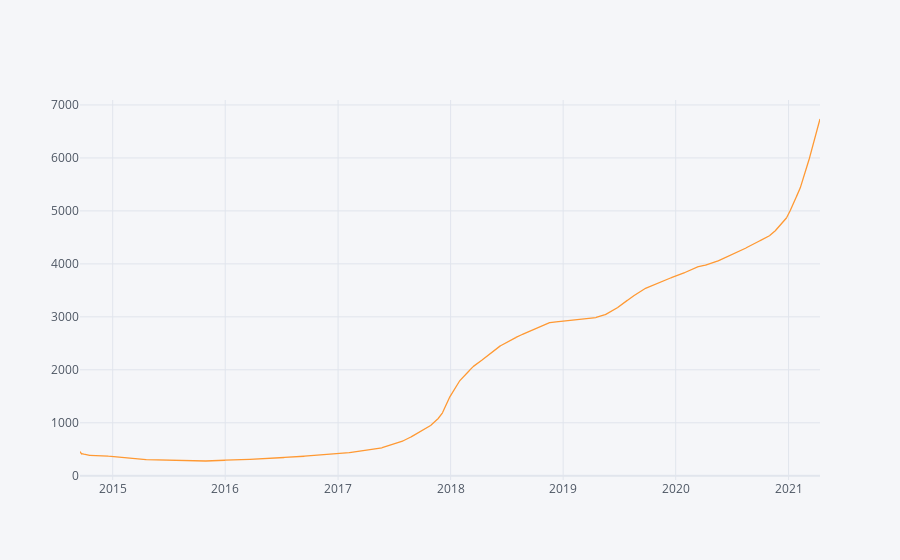

The notebook cell this image was saved under:
### Code cell
df['Close'].expanding(min_periods=1).mean().iplot()

### Figure 1 — Plotly figure (JSON) as saved in the notebook; plotly's stock layout.template omitted (floating-point values rounded to 4 significant figures; data arrays with more than 128 entries replaced by an {"elided": "..."} marker saying what was removed)
{"data": [{"line": {"color": "rgba(255, 153, 51, 1.0)", "dash": "solid", "shape": "linear", "width": 1.3}, "mode": "lines", "name": "Close", "text": "", "type": "scatter", "x": {"elided": "2401 str values"}, "y": {"elided": "2401 float values"}}], "layout": {"legend": {"bgcolor": "#F5F6F9", "font": {"color": "#4D5663"}}, "paper_bgcolor": "#F5F6F9", "plot_bgcolor": "#F5F6F9", "title": {"font": {"color": "#4D5663"}}, "xaxis": {"gridcolor": "#E1E5ED", "showgrid": true, "tickfont": {"color": "#4D5663"}, "title": {"font": {"color": "#4D5663"}, "text": ""}, "zerolinecolor": "#E1E5ED"}, "yaxis": {"gridcolor": "#E1E5ED", "showgrid": true, "tickfont": {"color": "#4D5663"}, "title": {"font": {"color": "#4D5663"}, "text": ""}, "zerolinecolor": "#E1E5ED"}}}
